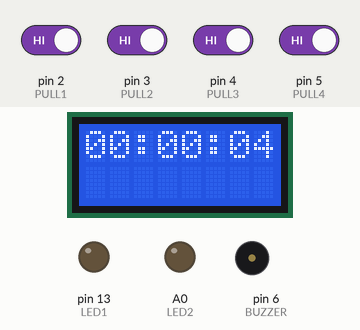
Simulated run of this sketch. Board: Arduino Uno, built with avr-gcc and run on an emulated ATmega328P. Shown: 8×2 character LCD, output pins drawn as LEDs (lit = HIGH), buzzer (waves = sounding, pin HIGH). Inputs (shaded band) come from the test bench; at power-on: pin 2 (PULL1), pin 3 (PULL2), pin 4 (PULL3), pin 5 (PULL4) HIGH.

Above: at 1.08 s.
1.3 s: pin 2 (PULL1) driven LOW
At 2.78 s:
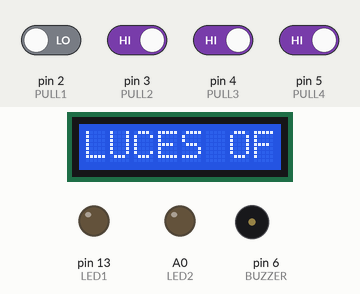
4.1 s: pin 3 (PULL2) driven LOW
At 4.3 s:
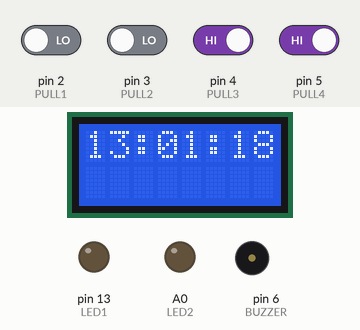
5.7 s: pin 4 (PULL3) driven LOW
At 6.02 s:
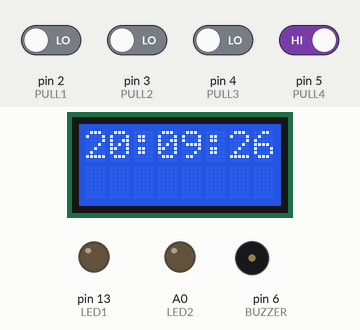
7.4 s: pin 5 (PULL4) driven LOW
At 7.73 s:
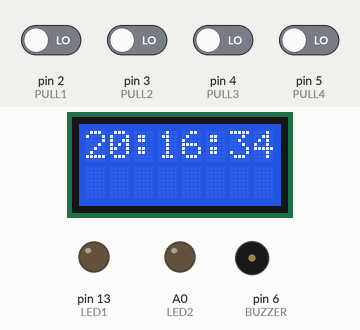
9.1 s: pin 2 (PULL1) driven HIGH
At 9.44 s:
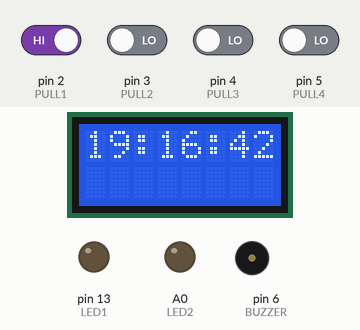
10.8 s: pin 3 (PULL2) driven HIGH
At 11.15 s:
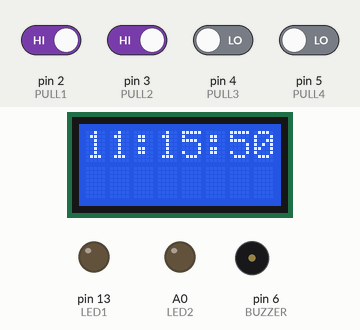
Timing chart, 0 to 13.5 s (numbered marks = the images above; inputs shaded):
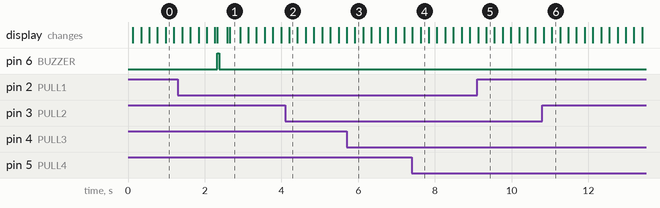

The sketch:

EventTimer.ino
```cpp
#include <LiquidCrystal.h>
LiquidCrystal lcd(7, 8, 9, 10, 11, 12);
const int PULL1=2;
const int PULL2=3;
const int PULL3=4;
const int PULL4=5;
const int BUZZER=6;
const int LED1=13;
const int LED2=A0;
const int SEG=6;
int pulsador1=1;
int pulsador2=1;
int pulsador3=1;
int pulsador4=1;

int s=0;
int m=0;
int h=0;
int i=0;
int j=0;
void setup() {
Serial.begin(9600);
pinMode(PULL1, INPUT);
pinMode(PULL2, INPUT);
pinMode(PULL3, INPUT);
pinMode(PULL4, INPUT);
pinMode(BUZZER, OUTPUT);
pinMode(LED1, OUTPUT);
pinMode(LED2, OUTPUT);
lcd.begin(8, 2);
}

void loop() {
for(h=0; h<24; h++){
  for(m=0; m<=59; m++){
    for(s=0; s<59; s++){
     pulsador1=digitalRead(PULL1);
     pulsador2=digitalRead(PULL2);
     pulsador3=digitalRead(PULL3);
     pulsador4=digitalRead(PULL4);
       if(pulsador1==0){
        h++;
        if(h>23)h=0;
        }
       if(pulsador2==0){
        m++;
        if(m>59)m=0;
        }
        if(pulsador3==0){
        h--;if(h<0)h=23;
        }
       if(pulsador4==0){
        m--;
        if(m<0)m=59;
        }
      lcd.begin(8, 2);
      if(h<10)lcd.print(0);
      lcd.print(h);
      lcd.print(":");
      if(m<=9)lcd.print(0);
      lcd.print(m);
      lcd.print(":");
      if(s<=9)lcd.print(0);
      lcd.println(s);
      //ALARMA
      if(h==5 && m==0 && s<20){
        lcd.begin(8, 1);
         lcd.print("ALARMA");
        digitalWrite(6, HIGH);
        delay(50);
        }
        digitalWrite(6, LOW);
      //ENCENDER LUCES

      if(h==5 && m==30){
        lcd.begin(8, 1);
         lcd.print("LUCES ON");
        digitalWrite(LED1, HIGH);
        delay(50);
        }
        if(h==6 && m==0){
        lcd.begin(8, 1);
         lcd.print("LUCES OFF");
        digitalWrite(LED1, LOW);
        delay(50);
        }
        if(h==18 && m==0){
        lcd.begin(8, 1);
         lcd.print("LUCES ON");
        digitalWrite(LED1, HIGH);
        delay(50);
        }
        if(h==22 && m==0){
        lcd.begin(8, 1);
         lcd.print("LUCES OFF");
        digitalWrite(LED1, LOW);
        delay(50);
        }

        //CAFETERA
        if(h==5 && m==45){
        lcd.begin(8, 1);
         lcd.print("CAFE");
        digitalWrite(LED2, HIGH);
        delay(50);
        }
        if(h==6 && m==5 && s<20){
        lcd.begin(8, 1);
         lcd.print("CAFE LISTO");

        digitalWrite(LED2, LOW);
       digitalWrite(6, HIGH);
        delay(50);
        }

      delay(150);
      }
    }
  }
}
```

Measured:
- after the input at 1.3 s, pin 6 (BUZZER): LOW → HIGH after 1.0 s, → LOW 0.05 s later
- after the input at 4.1 s, pin 13 (LED1): stays LOW (without the input it goes to HIGH after 1.2 s)
